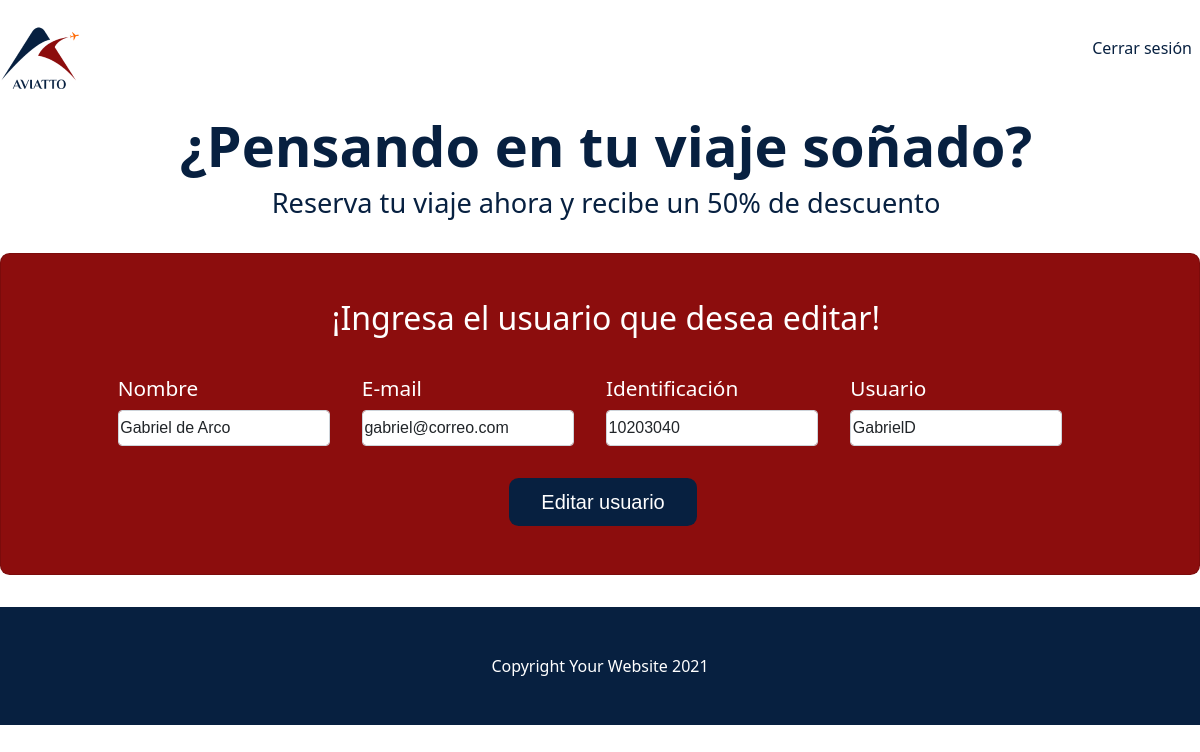
/editUser?id=8 (signed in), run on the app's committed database.
### tables this page shows
CREATE TABLE Info(
id integer primary key autoincrement,
name text(30) not null,
identification integer not null,
email text(30) not null
);

CREATE TABLE Person(
id integer primary key autoincrement,
user text(30) not null,
password text(30) not null,
idRol integer
);

### app.py (the view, shortened to what this page needs)
@app.route('/editUser', methods=['GET','POST'])
def editUser():
    if 'user' in session and (session['idRol'] == 3):
        id = request.args.get('id')
        if request.method == 'GET':
            form = AddUserForm()
            db = get_db()
            sql = f'SELECT * FROM Person INNER JOIN Info ON Person.id = Info.id WHERE Person.id = {id} AND Person.idRol = 1 OR Person.idRol = 3'
            cursorObj = db.cursor()
            cursorObj.execute(sql)
            user = cursorObj.fetchall()[0]
            print(user)
            return render_template('editUser.html', form=form, user=user)
    else:
        return redirect(url_for('login'))

### forms/forms.py
class AddUserForm(FlaskForm):
    user = StringField(u'Usuario', validators=[DataRequired()])
    password = StringField(u'Contraseña', validators=[DataRequired()])
    name = StringField(u'Nombre', validators=[DataRequired()])
    identification = IntegerField(u'Identificación', validators=[DataRequired()])
    email = StringField(u'E-mail', validators=[DataRequired()])

### db.py (called while the page is built)
def get_db():
    try:
        if 'db' not in g:
            print('conectada')
            g.db = sqlite3.connect('database/aviatto.db')
        return g.db
    except Error:
        print(Error)

### templates/editUser.html (shortened to what this page needs)
{% extends 'layout.html' %} {% block body %}
<header class="bg-white">
  <div class="container px-7">
    <div class="row gx-5">
      <div class="col-lg-6">
        <div class="text-center">
          <h1 class="display-5 fw-bolder text-blue mb-2">
            ¿Pensando en tu viaje soñado?
          </h1>
          <p class="lead text-blue mb-4">
            Reserva tu viaje ahora y recibe un 50% de descuento
          </p>
        </div>
      </div>
    </div>
  </div>
</header>
<div class="container px-7">
  <div class="card" style="width: 75rem">
    <div class="card-body">
      <div class="row gx-4 justify-content-center">
        <h2 class="text-center">
          ¡Ingresa el usuario que desea editar!
        </h2>
        <form action="{{url_for('editUser')}}" method="post">
          <class class="format">
            <div class="form-group">
              <div class="leadseccion mb-3 mr-2">
                {{ form.name.label}} {{form.name(value = user[5], class="form-control")}}
              </div>
            </div>
            <div class="form-group">
              <div class="leadseccion mb-3 mr-2">
                {{ form.email.label}} {{
                form.email(value = user[7], class="form-control")}}
              </div>
            </div>
            <div class="form-group">
              <div class="leadseccion mb-3 mr-2">
                {{ form.identification.label}} {{
                form.identification(value = user[6], class="form-control")}}
              </div>
            </div>
            <div class="form-group">
              <div class="leadseccion mb-3 mr-2">
                {{ form.user.label}} {{
                form.user(value = user[1], class="form-control")}}
              </div>
            </div>
          </class>
          <div class="text-center">
            <button class="btn" type="submit">Editar usuario</button>
          </div>
        </form>
      </div>
    </div>
  </div>
</div>
<footer class="py-5 bg-dark">
  <div class="container px-3">
    <p class="m-0 text-center text-white">Copyright Your Website 2021</p>
  </div>
</footer>
{% endblock body %}

### static/css/styleu.css (style rules this page uses)
:root { --bs-white: #fff; --bs-dark: #072040; --Azul: #072040; --Rojo: #8c0d0d; --Naranja: #ff6700; --Gris: #666666; --bs-dark-rgb: #072040; --bs-white-rgb: 255, 255, 255; --bs-font-sans-serif: system-ui, -apple-system, "Segoe UI", Roboto, "Helvetica Neue", Arial, "Noto Sans", "Liberation Sans", sans-serif, "Apple Color Emoji", "Segoe UI Emoji", "Segoe UI Symbol", "Noto Color Emoji"; --bs-font-monospace: SFMono-Regular, Menlo, Monaco, Consolas, "Liberation Mono", "Courier New", monospace; --bs-gradient: linear-gradient( 180deg, rgba(255, 255, 255, 0.15), rgba(255, 255, 255, 0) ); --bs-body-font-family: var(--bs-font-sans-serif); --bs-body-font-size: 1rem; --bs-body-font-weight: 480; --bs-body-line-height: 1.5; --bs-body-color: #212529; --bs-body-bg: #fff; }
*, *::before, *::after { margin: 0; padding: 0; box-sizing: border-box; }
body { font-family: var(--bs-body-font-family); color: #fff; }
.format { display: flex; flex-wrap: wrap; align-items: center; align-content: space-between; justify-content: center; }
.format { flex-basis: 150px; flex-shrink: 0; }
.btn { display: inline-block; font-weight: 450; line-height: 2; color: #fff; text-align: center; text-decoration: none; vertical-align: middle; cursor: pointer; -webkit-user-select: none; -moz-user-select: none; -ms-user-select: none; user-select: none; background-color: #072040; border-color: #072040; border: 1px solid transparent; padding: 3px 31px; font-size: 1.25rem; border-radius: 0.6rem; margin: 0 0 -1px; gap: 2rem; margin-right: 6px; margin-bottom: 2rem; }
.btn:before { font-family: var(--bs-body-font-family); font-weight: normal; margin-right: 10px; }
h6, .h6, h5, .h5, h4, .h4, h3, .h3, h2, .h2, h1, .h1 { margin-top: 0; margin-bottom: 0.5rem; font-weight: 500; line-height: 3; }
h1, .h1 { font-size: calc(1.375rem + 1.5vw); }
h2, .h2 { font-size: calc(1.325rem + 0.9vw); }
p { margin-top: 0; margin-bottom: 4rem; }
.bg-white { --bs-bg-opacity: 1; background-color: #fff; }
.bg-dark { --bs-bg-opacity: 1; background-color: #072040 !important; }
.container, .container-fluid, .container-xxl, .container-xl, .container-lg, .container-md, .container-sm { width: 100%; margin-right: auto; margin-left: auto; }
@media (min-width: 1200px) { .container-xl, .container-lg, .container-md, .container-sm, .container { max-width: 1200px; } }
.px-3 { padding-right: 1.5rem !important; padding-left: 1.5rem !important; }
.row { --bs-gutter-x: 1.5rem; --bs-gutter-y: 0; display: flex; flex-wrap: wrap; margin-top: calc(var(--bs-gutter-y) * -1); margin-right: calc(var(--bs-gutter-x) * -1); margin-left: calc(var(--bs-gutter-x) * -0.5); }
.row > * { flex-shrink: 0; width: 100%; max-width: 100%; padding-right: calc(var(--bs-gutter-x) * 0.5); padding-left: calc(var(--bs-gutter-x) * 0.5); margin-top: var(--bs-gutter-y); }
@media (min-width: 992px) { .col-lg-6 { width: 200%; } }
.text-center { text-align: center !important; }
.display-5 { font-size: calc(1.425rem + 2.1vw); font-weight: 500; line-height: 1.2; }
@media (min-width: 2rem) { .display-5 { font-size: 3.5rem; } }
.lead { font-size: 1.7rem; font-weight: 200; margin-bottom: 2rem; }
.leadseccion { font-size: 1.3rem; font-weight: 200; margin-bottom: 2rem; }
.m-0 { margin: 0 !important; }
.fw-bolder { font-weight: bolder !important; }
.text-blue { color: #072040; }
.text-white { color: #fff; }
.mb-2 { margin-bottom: 0.3rem !important; }
.mb-4 { margin-bottom: 2rem !important; }
.mr-2 { margin-right: 2rem; }
.card { position: relative; display: flex; flex-direction: column; min-width: 0; word-wrap: break-word; background-color: #8c0d0d; background-clip: border-box; border: 1px solid rgba(0, 0, 0, 0.125); border-radius: 0.6rem; margin-bottom: 2rem; }
.card-body { flex: 1 1 auto; padding: 1rem 1rem; }
.py-5 { padding-top: 3rem !important; padding-bottom: 3rem !important; }
.form-control { display: block; width: 100%; padding: 0.3rem 0.1rem; font-size: 1rem; font-weight: 400; line-height: 1.5; color: #212529; background-color: #fff; background-clip: padding-box; border: 1px solid #ced4da; -webkit-appearance: none; -moz-appearance: none; appearance: none; border-radius: 0.25rem; transition: border-color 0.15s ease-in-out, box-shadow 0.15s ease-in-out; margin-top: 0.5rem; }
.form-control::placeholder { color: #6c757d; opacity: 1; }

### data on the page
Info: name "Gabriel de Arco", email "gabriel@correo.com", identification "10203040"
Person: user "GabrielD"
